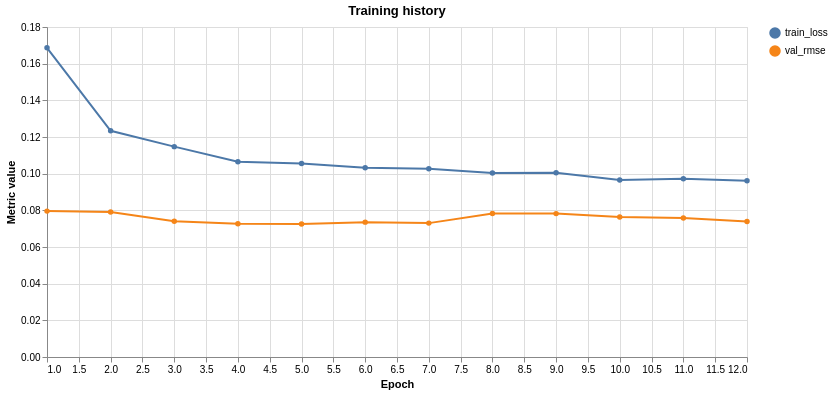
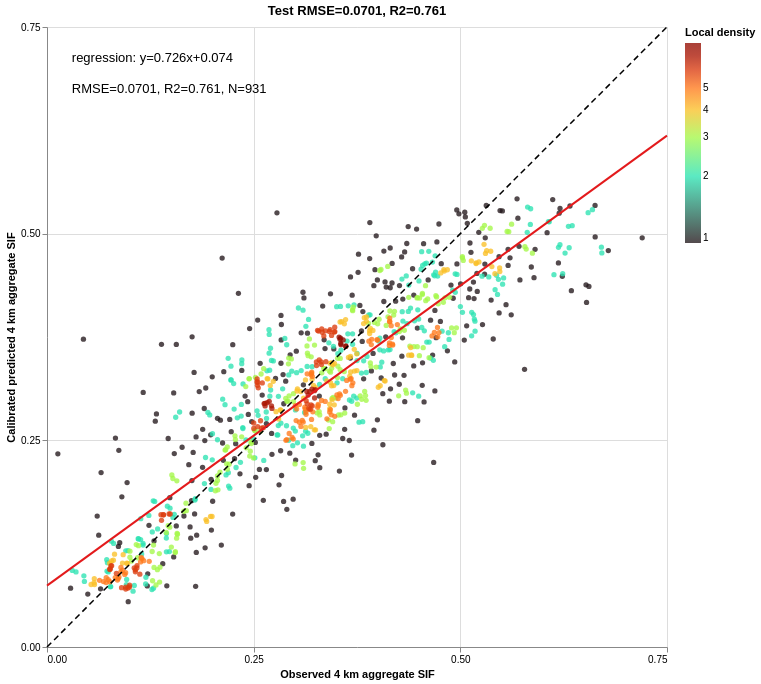
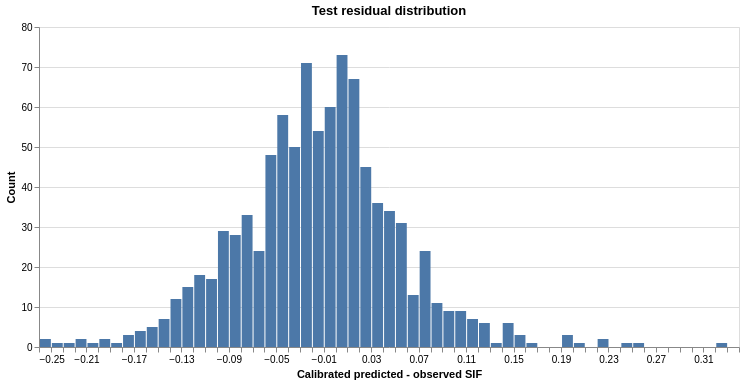

Notebook code cell kept with these figures, in order:
### Markdown cell above
## 15. Training and Prediction Diagnostics

### Code cell
history_long = history_df.melt(
    id_vars=['epoch'],
    value_vars=['train_loss', 'val_rmse'],
    var_name='metric',
    value_name='value',
)
history_chart = (
    alt.Chart(history_long)
    .mark_line(point=True)
    .encode(
        x=alt.X('epoch:Q', title='Epoch'),
        y=alt.Y('value:Q', title='Metric value'),
        color=alt.Color('metric:N', title=None),
    )
    .properties(width=700, height=330, title='Training history')
)
display(history_chart)
#history_chart.save(str(OUTPUT_DIR / 'training_history.pdf'))

observed = test_predictions['observed_sif'].to_numpy(dtype=np.float64)
predicted = test_predictions[
    'predicted_sif_calibrated'
].to_numpy(dtype=np.float64)
plot_valid = np.isfinite(observed) & np.isfinite(predicted)
observed_plot = observed[plot_valid]
predicted_plot = predicted[plot_valid]

axis_min = math.floor(
    min(np.min(observed_plot), np.min(predicted_plot)) * 4
) / 4
axis_max = math.ceil(
    max(np.max(observed_plot), np.max(predicted_plot)) * 4
) / 4
if axis_max <= axis_min:
    axis_max = axis_min + 0.25

TICK_STEP = 0.25
axis_ticks = np.arange(
    axis_min,
    axis_max + TICK_STEP * 0.5,
    TICK_STEP,
).round(10).tolist()
shared_scale = alt.Scale(domain=[axis_min, axis_max], nice=False)
shared_axis = alt.Axis(values=axis_ticks, format='.2f')

# Assign every observation the count of its local 2D histogram bin.
DENSITY_BINS = 60
density_grid, observed_edges, predicted_edges = np.histogram2d(
    observed_plot,
    predicted_plot,
    bins=DENSITY_BINS,
    range=[[axis_min, axis_max], [axis_min, axis_max]],
)
observed_bin = np.clip(
    np.searchsorted(observed_edges, observed_plot, side='right') - 1,
    0,
    DENSITY_BINS - 1,
)
predicted_bin = np.clip(
    np.searchsorted(predicted_edges, predicted_plot, side='right') - 1,
    0,
    DENSITY_BINS - 1,
)
point_density = density_grid[observed_bin, predicted_bin]

density_points = pd.DataFrame({
    'observed_sif': observed_plot,
    'predicted_sif': predicted_plot,
    'density': point_density,
}).sort_values('density', ascending=True)

slope, intercept = np.polyfit(observed_plot, predicted_plot, deg=1)
line_x = np.asarray([axis_min, axis_max], dtype=np.float64)
regression_data = pd.DataFrame({
    'x': line_x,
    'y': intercept + slope * line_x,
})
diagonal_data = pd.DataFrame({
    'x': [axis_min, axis_max],
    'y': [axis_min, axis_max],
})

point_layer = (
    alt.Chart(density_points)
    .mark_circle(size=28, opacity=0.78, clip=True)
    .encode(
        x=alt.X(
            'observed_sif:Q',
            scale=shared_scale,
            axis=shared_axis,
            title='Observed 4 km aggregate SIF',
        ),
        y=alt.Y(
            'predicted_sif:Q',
            scale=shared_scale,
            axis=shared_axis,
            title='Calibrated predicted 4 km aggregate SIF',
        ),
        color=alt.Color(
            'density:Q',
            scale=alt.Scale(type='log', scheme='turbo', domainMin=1),
            title='Local density',
        ),
        tooltip=[
            alt.Tooltip('observed_sif:Q', format='.4f'),
            alt.Tooltip('predicted_sif:Q', format='.4f'),
            alt.Tooltip('density:Q', format='.0f'),
        ],
    )
)

diagonal = (
    alt.Chart(diagonal_data)
    .mark_line(color='black', strokeWidth=1.5, strokeDash=[6, 4])
    .encode(
        x=alt.X('x:Q', scale=shared_scale),
        y=alt.Y('y:Q', scale=shared_scale),
    )
)
regression_line = (
    alt.Chart(regression_data)
    .mark_line(color='#e31a1c', strokeWidth=2.0)
    .encode(
        x=alt.X('x:Q', scale=shared_scale),
        y=alt.Y('y:Q', scale=shared_scale),
    )
)

axis_span = axis_max - axis_min
annotation_data = pd.DataFrame({
    'x': [
        axis_min + 0.04 * axis_span,
        axis_min + 0.04 * axis_span,
    ],
    'y': [
        axis_max - 0.04 * axis_span,
        axis_max - 0.09 * axis_span,
    ],
    'label': [
        f'regression: y={slope:.3f}x{intercept:+.3f}',
        (
            f"RMSE={test_metrics_calibrated['rmse']:.4f}, "
            f"R2={test_metrics_calibrated['r2']:.3f}, "
            f"N={len(density_points):,}"
        ),
    ],
})
annotation = (
    alt.Chart(annotation_data)
    .mark_text(
        align='left',
        baseline='top',
        color='black',
        fontSize=13,
    )
    .encode(
        x=alt.X('x:Q', scale=shared_scale),
        y=alt.Y('y:Q', scale=shared_scale),
        text='label:N',
    )
)

density_title = (
    f"Test RMSE={test_metrics_calibrated['rmse']:.4f}, "
    f"R2={test_metrics_calibrated['r2']:.3f}"
)
density_chart = (
    (point_layer + diagonal + regression_line + annotation)
    .properties(width=620, height=620, title=density_title)
    .configure_view(strokeWidth=1)
)
display(density_chart)
#density_chart.save(
#    str(OUTPUT_DIR / 'test_observed_vs_predicted_density.pdf')
#)

residual_chart = (
    alt.Chart(test_predictions)
    .mark_bar()
    .encode(
        x=alt.X(
            'residual_calibrated:Q',
            bin=alt.Bin(maxbins=80),
            title='Calibrated predicted - observed SIF',
        ),
        y=alt.Y('count():Q', title='Count'),
    )
    .properties(width=700, height=320, title='Test residual distribution')
)
display(residual_chart)
#residual_chart.save(
#    str(OUTPUT_DIR / 'test_residual_distribution.pdf')
#)

# Join calibrated test residuals to the fixed-grid cell bounds.
spatial_columns = [
    'aggregation_id', 'cell_xmin', 'cell_ymin',
    'cell_xmax', 'cell_ymax',
]
missing_spatial_columns = [
    column for column in spatial_columns if column not in metadata.columns
]
if missing_spatial_columns:
    raise ValueError(
        f'Missing chip spatial columns: {missing_spatial_columns}'
    )
if not GERMANY_BOUNDARIES_PATH.exists():
    raise FileNotFoundError(
        f'{GERMANY_BOUNDARIES_PATH} not found. Update '
        'GERMANY_BOUNDARIES_PATH in the configuration cell.'
    )

test_spatial = test_predictions.merge(
    metadata[spatial_columns],
    on='aggregation_id',
    how='left',
    validate='one_to_one',
)
if test_spatial[spatial_columns[1:]].isna().any().any():
    raise ValueError('At least one test chip is missing its spatial bounds.')

test_residual_gdf = gpd.GeoDataFrame(
    test_spatial,
    geometry=[
        box(row.cell_xmin, row.cell_ymin, row.cell_xmax, row.cell_ymax)
        for row in test_spatial.itertuples(index=False)
    ],
    crs=CHIP_BOUNDS_CRS,
).to_crs(4326)
germany_states = gpd.read_file(GERMANY_BOUNDARIES_PATH).to_crs(4326)

# Saturate only the colour scale at the 98th percentile so isolated
# extreme residuals do not hide the spatial pattern of most cells.
absolute_residual = np.abs(
    test_residual_gdf['residual_calibrated'].to_numpy(dtype=np.float64)
)
color_limit = float(np.nanquantile(absolute_residual, 0.98))
if not np.isfinite(color_limit) or color_limit <= 0:
    color_limit = 1e-6
test_residual_gdf['residual_for_color'] = test_residual_gdf[
    'residual_calibrated'
].clip(-color_limit, color_limit)
residual_norm = TwoSlopeNorm(
    vmin=-color_limit,
    vcenter=0.0,
    vmax=color_limit,
)

residual_map_figure, residual_map_axis = plt.subplots(
    figsize=(8.5, 10), constrained_layout=True
)
germany_states.plot(
    ax=residual_map_axis,
    facecolor='#f5f5f5',
    edgecolor='#777777',
    linewidth=0.55,
)
test_residual_gdf.plot(
    ax=residual_map_axis,
    column='residual_for_color',
    cmap='RdBu_r',
    norm=residual_norm,
    edgecolor='#333333',
    linewidth=0.15,
    alpha=0.90,
)
# Draw state boundaries again so they remain visible above the cells.
germany_states.boundary.plot(
    ax=residual_map_axis,
    color='#555555',
    linewidth=0.60,
)

color_mappable = plt.cm.ScalarMappable(
    norm=residual_norm,
    cmap='RdBu_r',
)
color_mappable.set_array([])
residual_colorbar = residual_map_figure.colorbar(
    color_mappable,
    ax=residual_map_axis,
    fraction=0.035,
    pad=0.02,
)
residual_colorbar.set_label(
    'Calibrated residual (predicted - observed SIF)'
)

xmin, ymin, xmax, ymax = germany_states.total_bounds
residual_map_axis.set_xlim(xmin - 0.15, xmax + 0.15)
residual_map_axis.set_ylim(ymin - 0.10, ymax + 0.10)
residual_map_axis.set_xlabel('Longitude')
residual_map_axis.set_ylabel('Latitude')
residual_map_axis.set_title(
    'Spatial distribution of calibrated 4 km test residuals over Germany\n'
    f'N={len(test_residual_gdf):,}; colour clipped at '
    f'98th percentile (+/-{color_limit:.3f})'
)
residual_map_axis.grid(False)

RESIDUAL_MAP_PDF_PATH = OUTPUT_DIR / 'test_spatial_residual_map_germany.pdf'
residual_map_figure.savefig(
    RESIDUAL_MAP_PDF_PATH,
    format='pdf',
    bbox_inches='tight',
)
plt.show()
plt.close(residual_map_figure)
print('Saved spatial residual map:', RESIDUAL_MAP_PDF_PATH)

### Figure 1 — Vega-Lite specification as saved in the notebook (floating-point values rounded to 4 significant figures)
{"config": {"view": {"continuousWidth": 300, "continuousHeight": 300}}, "data": {"name": "data-91cc98cd255385914c5ba8dcef546c91"}, "mark": {"type": "line", "point": true}, "encoding": {"color": {"field": "metric", "title": null, "type": "nominal"}, "x": {"field": "epoch", "title": "Epoch", "type": "quantitative"}, "y": {"field": "value", "title": "Metric value", "type": "quantitative"}}, "height": 330, "title": "Training history", "width": 700, "$schema": "https://vega.github.io/schema/vega-lite/v5.20.1.json", "datasets": {"data-91cc98cd255385914c5ba8dcef546c91": [{"epoch": 1, "metric": "train_loss", "value": 0.1686}, {"epoch": 2, "metric": "train_loss", "value": 0.1234}, {"epoch": 3, "metric": "train_loss", "value": 0.1147}, {"epoch": 4, "metric": "train_loss", "value": 0.1065}, {"epoch": 5, "metric": "train_loss", "value": 0.1056}, {"epoch": 6, "metric": "train_loss", "value": 0.1033}, {"epoch": 7, "metric": "train_loss", "value": 0.1027}, {"epoch": 8, "metric": "train_loss", "value": 0.1004}, {"epoch": 9, "metric": "train_loss", "value": 0.1005}, {"epoch": 10, "metric": "train_loss", "value": 0.09651}, {"epoch": 11, "metric": "train_loss", "value": 0.09724}, {"epoch": 12, "metric": "train_loss", "value": 0.09616}, {"epoch": 1, "metric": "val_rmse", "value": 0.07957}, {"epoch": 2, "metric": "val_rmse", "value": 0.07914}, {"epoch": 3, "metric": "val_rmse", "value": 0.07401}, {"epoch": 4, "metric": "val_rmse", "value": 0.07269}, {"epoch": 5, "metric": "val_rmse", "value": 0.0726}, {"epoch": 6, "metric": "val_rmse", "value": 0.07357}, {"epoch": 7, "metric": "val_rmse", "value": 0.07302}, {"epoch": 8, "metric": "val_rmse", "value": 0.07825}, {"epoch": 9, "metric": "val_rmse", "value": 0.07821}, {"epoch": 10, "metric": "val_rmse", "value": 0.07638}, {"epoch": 11, "metric": "val_rmse", "value": 0.07582}, {"epoch": 12, "metric": "val_rmse", "value": 0.0739}]}}

### Figure 2 — Vega-Lite specification as saved in the notebook (floating-point values rounded to 4 significant figures; data arrays with more than 128 entries replaced by an {"elided": "..."} marker saying what was removed)
{"config": {"view": {"continuousWidth": 300, "continuousHeight": 300, "strokeWidth": 1}}, "layer": [{"data": {"name": "data-1b370e135267b4b1d119c1566bb84cb2"}, "mark": {"type": "circle", "clip": true, "opacity": 0.78, "size": 28}, "encoding": {"color": {"field": "density", "scale": {"domainMin": 1, "scheme": "turbo", "type": "log"}, "title": "Local density", "type": "quantitative"}, "tooltip": [{"field": "observed_sif", "format": ".4f", "type": "quantitative"}, {"field": "predicted_sif", "format": ".4f", "type": "quantitative"}, {"field": "density", "format": ".0f", "type": "quantitative"}], "x": {"axis": {"format": ".2f", "values": [0.0, 0.25, 0.5, 0.75]}, "field": "observed_sif", "scale": {"domain": [0.0, 0.75], "nice": false}, "title": "Observed 4 km aggregate SIF", "type": "quantitative"}, "y": {"axis": {"format": ".2f", "values": [0.0, 0.25, 0.5, 0.75]}, "field": "predicted_sif", "scale": {"domain": [0.0, 0.75], "nice": false}, "title": "Calibrated predicted 4 km aggregate SIF", "type": "quantitative"}}}, {"data": {"name": "data-1676966f11c4c74ea77e844e85d56153"}, "mark": {"type": "line", "color": "black", "strokeDash": [6, 4], "strokeWidth": 1.5}, "encoding": {"x": {"field": "x", "scale": {"domain": [0.0, 0.75], "nice": false}, "type": "quantitative"}, "y": {"field": "y", "scale": {"domain": [0.0, 0.75], "nice": false}, "type": "quantitative"}}}, {"data": {"name": "data-441e3515f71fb63156342068d3afb3f0"}, "mark": {"type": "line", "color": "#e31a1c", "strokeWidth": 2.0}, "encoding": {"x": {"field": "x", "scale": {"domain": [0.0, 0.75], "nice": false}, "type": "quantitative"}, "y": {"field": "y", "scale": {"domain": [0.0, 0.75], "nice": false}, "type": "quantitative"}}}, {"data": {"name": "data-753f6fcda923f04f20a6cf3775289b12"}, "mark": {"type": "text", "align": "left", "baseline": "top", "color": "black", "fontSize": 13}, "encoding": {"text": {"field": "label", "type": "nominal"}, "x": {"field": "x", "scale": {"domain": [0.0, 0.75], "nice": false}, "type": "quantitative"}, "y": {"field": "y", "scale": {"domain": [0.0, 0.75], "nice": false}, "type": "quantitative"}}}], "height": 620, "title": "Test RMSE=0.0701, R2=0.761", "width": 620, "$schema": "https://vega.github.io/schema/vega-lite/v5.20.1.json", "datasets": {"data-1b370e135267b4b1d119c1566bb84cb2": {"elided": "931 records"}, "data-1676966f11c4c74ea77e844e85d56153": [{"x": 0.0, "y": 0.0}, {"x": 0.75, "y": 0.75}], "data-441e3515f71fb63156342068d3afb3f0": [{"x": 0.0, "y": 0.07422}, {"x": 0.75, "y": 0.6186}], "data-753f6fcda923f04f20a6cf3775289b12": [{"x": 0.03, "y": 0.72, "label": "regression: y=0.726x+0.074"}, {"x": 0.03, "y": 0.6825, "label": "RMSE=0.0701, R2=0.761, N=931"}]}}

### Figure 3 — Vega-Lite specification as saved in the notebook (floating-point values rounded to 4 significant figures; data arrays with more than 128 entries replaced by an {"elided": "..."} marker saying what was removed)
{"config": {"view": {"continuousWidth": 300, "continuousHeight": 300}}, "data": {"name": "data-a441c8026126f7cc7ddece86a23641d6"}, "mark": {"type": "bar"}, "encoding": {"x": {"bin": {"maxbins": 80}, "field": "residual_calibrated", "title": "Calibrated predicted - observed SIF", "type": "quantitative"}, "y": {"aggregate": "count", "title": "Count", "type": "quantitative"}}, "height": 320, "title": "Test residual distribution", "width": 700, "$schema": "https://vega.github.io/schema/vega-lite/v5.20.1.json", "datasets": {"data-a441c8026126f7cc7ddece86a23641d6": {"elided": "931 records"}}}
